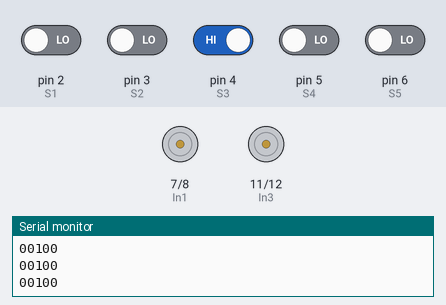
Simulated run of this sketch. Board: Arduino Uno, built with avr-gcc and run on an emulated ATmega328P. Parts: motor-driver pin pairs drawn as motors (green arrow = first pin HIGH = forward, orange = second pin HIGH = backward, longer = more drive, scaled by the enable pin), the last lines printed to the serial monitor. The inputs (shaded band) are chosen by the test bench; at power-on: pin 4 (S3) HIGH, pin 2 (S1), pin 3 (S2), pin 5 (S4), pin 6 (S5) LOW.

Above: at 1.2 s.
1.3 s: pin 2 (S1) driven HIGH and pin 3 (S2) driven HIGH and pin 4 (S3) driven LOW and pin 5 (S4) driven HIGH and pin 6 (S5) driven HIGH
At 2.5 s:
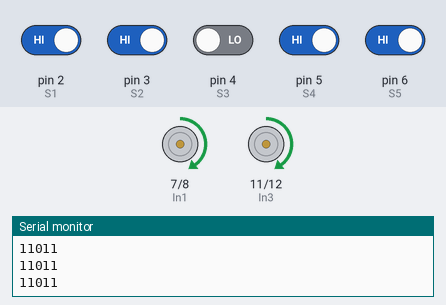
2.8 s: pin 3 (S2) driven LOW and pin 4 (S3) driven HIGH
At 3.9 s:
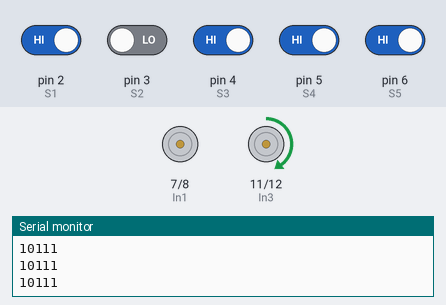
Timing chart, 0 to 5.8 s (numbered marks = the images above; inputs shaded):
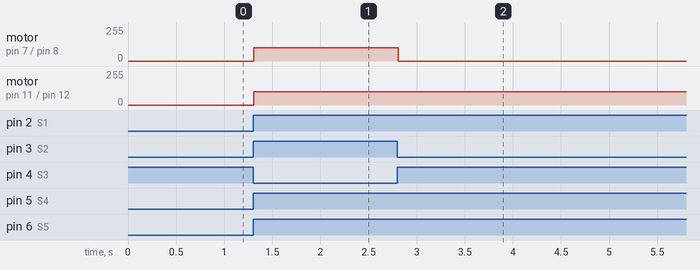

The sketch:

LineFollowingRobot.ino
```cpp
int In1 =7;///motor 1
int In2 =8;

int In3 =11; //motor2
int In4 =12;

int En1=9; //Enable pin 1
int En2=10;   //Enable pin 2

int S1=2;
int S2=3;
int S3=4;
int S4=5;
int S5=6;    // Sensor pin

int s1,s2,s3,s4,s5; //Sensor Data

void setup()
{
  pinMode(In1, OUTPUT);
  pinMode(In2, OUTPUT);
  pinMode(In3, OUTPUT);
  pinMode(In4, OUTPUT);
  pinMode(En1, OUTPUT);
  pinMode(En2, OUTPUT);

  pinMode(S1, INPUT);
  pinMode(S2, INPUT);
  pinMode(S3, INPUT);
  pinMode(S4, INPUT);
  pinMode(S5, INPUT);

  Serial.begin(9600);

  analogWrite(En1,255);
  analogWrite(En2,255);

}

void loop()
{
  s1=digitalRead(S1);
  s2=digitalRead(S2);
  s3=digitalRead(S3);
  s4=digitalRead(S4);
  s5=digitalRead(S5);


  Serial.print(s1);
  Serial.print(s2);
  Serial.print(s3);
  Serial.print(s4);
  Serial.println(s5);


  if (s1==1 && s2==1 && s3==0 && s4==1 && s5==1){
  forward();
  }

  else if (s1==1 && s2==1 && s3==1 && s4==0 && s5==1){
  right();
  }

   else if (s1==1 && s2==1 && s3==1 && s4==1 && s5==0){
  right();
  }


   else if (s1==1 && s2==0 && s3==1 && s4==1 && s5==1){
  left();
  }

  else if (s1==0 && s2==1 && s3==1 && s4==1 && s5==1){
  left();
  }


}


int forward(){
  analogWrite(En1,100);
  analogWrite(En2,100);

  digitalWrite(In1, HIGH);
  digitalWrite(In2, LOW);

  digitalWrite(In3, HIGH);
  digitalWrite(In4, LOW);

}

int back(){
  digitalWrite(In1, LOW);
  digitalWrite(In2, HIGH);

  digitalWrite(In3, LOW);
  digitalWrite(In4, HIGH);

}

int left(){
  analogWrite(En1,100);
  analogWrite(En2,100);

  digitalWrite(In1, LOW);
  digitalWrite(In2, LOW);

  digitalWrite(In3, HIGH);
  digitalWrite(In4, LOW);

}

int right(){
  analogWrite(En1,100);
  analogWrite(En2,100);

  digitalWrite(In1, HIGH);
  digitalWrite(In2, LOW);

  digitalWrite(In3, LOW);
  digitalWrite(In4, LOW);
}

int stop(){
  analogWrite(En1,0);
  analogWrite(En2,0);

  digitalWrite(In1, LOW);
  digitalWrite(In2, LOW);

  digitalWrite(In3, LOW);
  digitalWrite(In4, LOW);
}
```

Measured:
- after the input at 1.3 s, motor on pin 7 (In1) / pin 8 (In2), motor on pin 11 (In3) / pin 12 (In4): stopped → forward 100/255 at once
- after the input at 2.8 s, motor on pin 7 (In1) / pin 8 (In2): forward 100/255 → stopped at once
